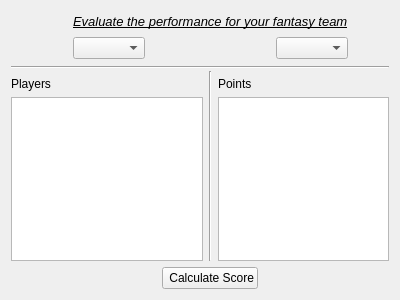
<?xml version="1.0" encoding="UTF-8"?>
<ui version="4.0">
 <class>evaluate</class>
 <widget class="QWidget" name="evaluate">
  <property name="geometry">
   <rect>
    <x>0</x>
    <y>0</y>
    <width>400</width>
    <height>300</height>
   </rect>
  </property>
  <property name="windowTitle">
   <string>Evaluate</string>
  </property>
  <layout class="QGridLayout" name="gridLayout">
   <item row="1" column="9">
    <spacer name="horizontalSpacer_3">
     <property name="orientation">
      <enum>Qt::Horizontal</enum>
     </property>
     <property name="sizeHint" stdset="0">
      <size>
       <width>27</width>
       <height>20</height>
      </size>
     </property>
    </spacer>
   </item>
   <item row="2" column="0" rowspan="2" colspan="10">
    <widget class="Line" name="line">
     <property name="orientation">
      <enum>Qt::Horizontal</enum>
     </property>
    </widget>
   </item>
   <item row="4" column="6">
    <widget class="QLabel" name="label_3">
     <property name="font">
      <font>
       <pointsize>9</pointsize>
      </font>
     </property>
     <property name="text">
      <string>Points</string>
     </property>
    </widget>
   </item>
   <item row="6" column="7" colspan="3">
    <spacer name="horizontalSpacer_5">
     <property name="orientation">
      <enum>Qt::Horizontal</enum>
     </property>
     <property name="sizeHint" stdset="0">
      <size>
       <width>141</width>
       <height>20</height>
      </size>
     </property>
    </spacer>
   </item>
   <item row="4" column="0" colspan="2">
    <widget class="QLabel" name="label_2">
     <property name="font">
      <font>
       <pointsize>9</pointsize>
      </font>
     </property>
     <property name="text">
      <string>Players</string>
     </property>
    </widget>
   </item>
   <item row="6" column="0" colspan="4">
    <spacer name="horizontalSpacer_4">
     <property name="orientation">
      <enum>Qt::Horizontal</enum>
     </property>
     <property name="sizeHint" stdset="0">
      <size>
       <width>141</width>
       <height>20</height>
      </size>
     </property>
    </spacer>
   </item>
   <item row="1" column="8">
    <widget class="QComboBox" name="match"/>
   </item>
   <item row="6" column="4" colspan="3">
    <widget class="QPushButton" name="calculate_btn">
     <property name="text">
      <string> Calculate Score</string>
     </property>
    </widget>
   </item>
   <item row="1" column="3" colspan="5">
    <spacer name="horizontalSpacer_2">
     <property name="orientation">
      <enum>Qt::Horizontal</enum>
     </property>
     <property name="sizeHint" stdset="0">
      <size>
       <width>158</width>
       <height>20</height>
      </size>
     </property>
    </spacer>
   </item>
   <item row="1" column="0">
    <spacer name="horizontalSpacer">
     <property name="orientation">
      <enum>Qt::Horizontal</enum>
     </property>
     <property name="sizeHint" stdset="0">
      <size>
       <width>26</width>
       <height>20</height>
      </size>
     </property>
    </spacer>
   </item>
   <item row="5" column="6" colspan="4">
    <widget class="QListWidget" name="points_list"/>
   </item>
   <item row="3" column="5" rowspan="3">
    <widget class="Line" name="line_2">
     <property name="orientation">
      <enum>Qt::Vertical</enum>
     </property>
    </widget>
   </item>
   <item row="1" column="1" colspan="2">
    <widget class="QComboBox" name="team_name"/>
   </item>
   <item row="5" column="0" colspan="5">
    <widget class="QListWidget" name="players_list"/>
   </item>
   <item row="4" column="7" colspan="2">
    <widget class="QLabel" name="points_lbl">
     <property name="text">
      <string/>
     </property>
    </widget>
   </item>
   <item row="0" column="9">
    <spacer name="horizontalSpacer_6">
     <property name="orientation">
      <enum>Qt::Horizontal</enum>
     </property>
     <property name="sizeHint" stdset="0">
      <size>
       <width>40</width>
       <height>20</height>
      </size>
     </property>
    </spacer>
   </item>
   <item row="0" column="1" colspan="8">
    <widget class="QLabel" name="label">
     <property name="font">
      <font>
       <pointsize>10</pointsize>
       <italic>true</italic>
       <underline>true</underline>
      </font>
     </property>
     <property name="text">
      <string>Evaluate the performance for your fantasy team</string>
     </property>
    </widget>
   </item>
   <item row="0" column="0">
    <spacer name="horizontalSpacer_7">
     <property name="orientation">
      <enum>Qt::Horizontal</enum>
     </property>
     <property name="sizeHint" stdset="0">
      <size>
       <width>40</width>
       <height>20</height>
      </size>
     </property>
    </spacer>
   </item>
  </layout>
 </widget>
 <resources/>
 <connections/>
</ui>
